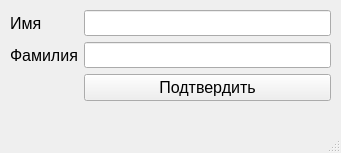
<?xml version="1.0" encoding="UTF-8"?>
<ui version="4.0">
 <class>MainWindow</class>
 <widget class="QMainWindow" name="MainWindow">
  <property name="geometry">
   <rect>
    <x>0</x>
    <y>0</y>
    <width>341</width>
    <height>153</height>
   </rect>
  </property>
  <property name="windowTitle">
   <string>QMainWindow</string>
  </property>
  <widget class="QWidget" name="centralwidget">
   <widget class="QWidget" name="formLayoutWidget">
    <property name="geometry">
     <rect>
      <x>10</x>
      <y>10</y>
      <width>321</width>
      <height>91</height>
     </rect>
    </property>
    <layout class="QFormLayout" name="formLayout">
     <item row="0" column="0">
      <widget class="QLabel" name="label">
       <property name="font">
        <font>
         <pointsize>12</pointsize>
        </font>
       </property>
       <property name="text">
        <string>Имя</string>
       </property>
      </widget>
     </item>
     <item row="1" column="0">
      <widget class="QLabel" name="label_2">
       <property name="font">
        <font>
         <pointsize>12</pointsize>
        </font>
       </property>
       <property name="text">
        <string>Фамилия</string>
       </property>
      </widget>
     </item>
     <item row="0" column="1">
      <widget class="QLineEdit" name="NameLine">
       <property name="font">
        <font>
         <pointsize>12</pointsize>
        </font>
       </property>
      </widget>
     </item>
     <item row="1" column="1">
      <widget class="QLineEdit" name="SurnameLine">
       <property name="font">
        <font>
         <pointsize>12</pointsize>
        </font>
       </property>
      </widget>
     </item>
     <item row="2" column="1">
      <widget class="QPushButton" name="ConfirmDirectorBtn">
       <property name="font">
        <font>
         <pointsize>12</pointsize>
        </font>
       </property>
       <property name="text">
        <string>Подтвердить</string>
       </property>
      </widget>
     </item>
    </layout>
   </widget>
  </widget>
  <widget class="QMenuBar" name="menubar">
   <property name="geometry">
    <rect>
     <x>0</x>
     <y>0</y>
     <width>341</width>
     <height>21</height>
    </rect>
   </property>
  </widget>
  <widget class="QStatusBar" name="statusbar"/>
 </widget>
 <resources/>
 <connections/>
</ui>
